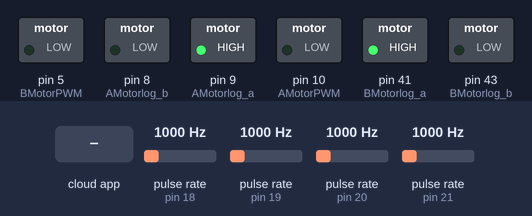
A sketch run on a simulated Arduino Mega 2560, built with avr-gcc and run on an emulated ATmega2560. On the bench: switched loads named in the sketch (green lamp = pin HIGH). Wiring (inferred from the names in the program): 4 × pulse sensor: data pin 18 / data pin 19 / data pin 20 / data pin 21. Inputs (shaded band) come from the test bench; at power-on: pulse rate (sensors on pin 20, pin 18, pin 19, pin 21) 1000 Hz. The ROS host is connected and sends only what is stated.

Above: at 1.2 s.
1.3 s: the phone or cloud app sets linear.x to -100
At 1.45 s:
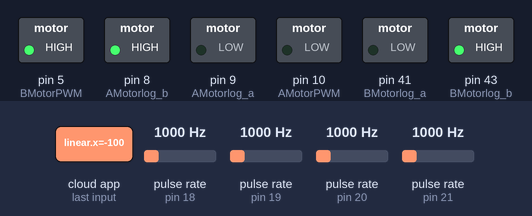
4.3 s: pulse rate (sensor on pin 20) set to 1250 Hz
At 4.46 s:
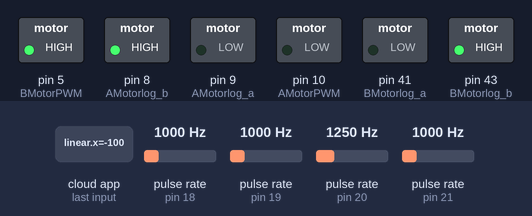
7.3 s: the phone or cloud app sets linear.x to 100
At 7.47 s:
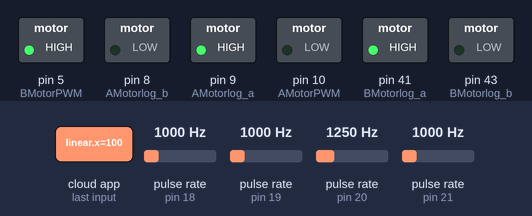
10.3 s: pulse rate (sensor on pin 20) set to 3750 Hz
At 10.49 s:
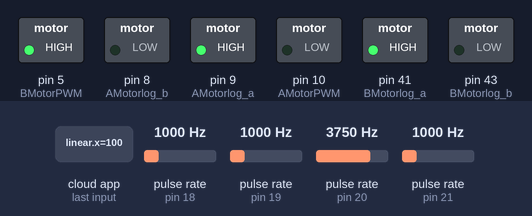
13.3 s: pulse rate (sensor on pin 18) set to 2500 Hz
Timing chart, 0 to 16.3 s (numbered marks = the images above; inputs shaded):
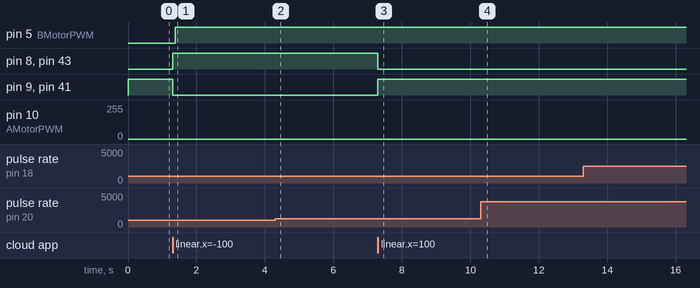

Measured:
- after the input at 1.3 s, pin 5 (BMotorPWM): LOW → HIGH after 0.07 s; pin 8 (AMotorlog_b), pin 43 (BMotorlog_b): LOW → HIGH at once; pin 9 (AMotorlog_a), pin 41 (BMotorlog_a): HIGH → LOW at once
- after the input at 4.3 s, pin 10 (AMotorPWM): stays 0/255 (without the input it goes to 140/255 after 3.0 s)
- after the input at 7.3 s, pin 8 (AMotorlog_b), pin 43 (BMotorlog_b): HIGH → LOW at once; pin 9 (AMotorlog_a), pin 41 (BMotorlog_a): LOW → HIGH at once; pin 10 (AMotorPWM): stays 0/255 (without the input it goes to 181/255 after 3.0 s)
- after the input at 10.3 s, pin 10 (AMotorPWM): stays 0/255 (without the input it goes to 31/255 after 3.0 s)

The sketch:

ARobot_Motor_control_PI_Rosserial.ino
```cpp
#define AMotorPWM  10 // A모터 PIN
#define AMotorlog_a 9
#define AMotorlog_b 8

#define BMotorPWM   5 // B모터 PIN
#define BMotorlog_a 41
#define BMotorlog_b 43

#define pi 3.141592

#include <ros.h>
#include <geometry_msgs/Twist.h>

// 함수 원형
void AMotor (int PWM , boolean Mode);
void BMotor (int PWM , boolean Mode);
void LDetectA(void); // 인터럽트 콜백 함수
void LDetectB(void);
void RDetectA(void);
void RDetectB(void);
 // 함수정의문에서 값 조정하여 사용

// Hall 센서
int LhallA = 19;
int LhallB = 18;
int RhallA = 20;
int RhallB = 21;

// 방향을 알기 위한 Gap 값과 Micro단위에서의 작동 시간을 구하기 위한 변수 선언
volatile unsigned int LAmicro = 0, RAmicro = 0;
volatile unsigned int LBmicro = 0, RBmicro = 0;
volatile unsigned int LpreMicro = 0, RpreMicro = 0;
volatile unsigned int LbaGap = 0, LabGap = 0, RbaGap = 0, RabGap = 0;

// 회전속도 : RPM  //선속도 : m/s
unsigned int LcurRpm = 0, RcurRpm = 0;
float Lcurvel = 0, Rcurvel = 0, pub_Rcurvel = 0 , pub_Lcurvel = 0;

//Motor 함수에서 방향을 설정하기 위한 Bool형 자료
boolean Forward = true;
boolean Backward = false;

// 모터 목표 속도 및 듀티에 관련한 변수 초기화 선언
float R_goal_vel = 0 , L_goal_vel = 0, Ang_goal_vel;
int L_duty = 0, R_duty = 0;

//PID 제어 관련 변수 선언
float LPID = 0 , LP = 0 , LI = 0, LD = 0 ;
float L_pre_error = 0, Lerorr = 0;
float RPID = 0 , RP = 0 , RI = 0, RD = 0 ;
float R_pre_error = 0, Rerorr = 0;
float Kp = 0, Kd = 0, Ki = 0 ;
float Length = 0.340 ;

//ROS code
ros::NodeHandle  nh;

// rossserial callback function
void messageCb( const geometry_msgs::Twist& cmd_msg) {
  Ang_goal_vel = cmd_msg.angular.z;

    R_goal_vel = cmd_msg.linear.x;
    L_goal_vel = cmd_msg.linear.x;

  if (Ang_goal_vel > 0 )
  { R_goal_vel = R_goal_vel+(Ang_goal_vel*Length/2);
    L_goal_vel = L_goal_vel-(Ang_goal_vel*Length/2);
  }
  else if (Ang_goal_vel < 0 )
  { R_goal_vel = R_goal_vel+(Ang_goal_vel*Length/2);
    L_goal_vel = L_goal_vel-(Ang_goal_vel*Length/2);
  }


}

// Ros Sub Node Declaration
ros::Subscriber<geometry_msgs::Twist> sub_vel("cmd_vel", messageCb );

// Ros Pub Node Declaration
geometry_msgs::Twist cur_vel;
ros::Publisher encoder("cur_vel", &cur_vel);

void setup() {
  nh.initNode();
  nh.advertise(encoder);
  nh.subscribe(sub_vel);
  pinMode(AMotorPWM, OUTPUT);
  pinMode(AMotorlog_a, OUTPUT);
  pinMode(AMotorlog_b, OUTPUT);

  pinMode(BMotorPWM, OUTPUT);
  pinMode(BMotorlog_a, OUTPUT);
  pinMode(BMotorlog_b, OUTPUT);

  pinMode( LhallA, INPUT_PULLUP);
  pinMode( LhallB, INPUT_PULLUP);
  pinMode( RhallA, INPUT_PULLUP);
  pinMode( RhallB, INPUT_PULLUP);

  attachInterrupt(digitalPinToInterrupt(LhallA), LDetectA, RISING); //DetectA Function은 속도 측정을 위한 Rising Edge에서의 인터럽트
  attachInterrupt(digitalPinToInterrupt(LhallB), LDetectB, RISING); //DetectB Function은 방향 측정을 위한 Falling Edge에서의 인터럽트
  attachInterrupt(digitalPinToInterrupt(RhallA), RDetectA, RISING);
  attachInterrupt(digitalPinToInterrupt(RhallB), RDetectB, RISING);

  Kp = 50;
  Kd = 1;
  Ki = 10;
}


void loop() {
  nh.spinOnce();
  if (L_goal_vel > 0) {
    Lerorr = L_goal_vel - Lcurvel ;
    LP = Kp * Lerorr ;
    LI = LI + Ki * Lerorr  ;

    LD = Kd * (Lerorr - L_pre_error) ;
    LPID = LP + LI + LD ;
    L_pre_error = Lerorr;
    L_duty = LPID;

    AMotor(L_duty, Forward);
  }
  else if (L_goal_vel < 0) {
    Lerorr =  Lcurvel + L_goal_vel ;
    LP = Kp * Lerorr ;
    LI = LI + Ki * Lerorr  ;

    LD = Kd * (Lerorr - L_pre_error) ;
    LPID = LP + LI + LD ;
    L_pre_error = Lerorr;
    L_duty = LPID;
    AMotor(abs(L_duty), Backward);
  }
  else if (L_goal_vel == 0)
  {
    AMotor(0, Forward);
    Lerorr = 0;
    L_pre_error = 0;
    Lcurvel = 0;
    L_duty = 0;
    LP = 0 ; LI = 0 ; LD = 0 ;

  }

  if (R_goal_vel > 0) {
    Rerorr = R_goal_vel - Rcurvel ;

    RP = Kp * Rerorr ;
    RI = RI + Ki * Rerorr  ;
    RD = Kd * (Rerorr - R_pre_error) ;

    R_pre_error = Rerorr;
    RPID = RP + RI + RD ;
    R_duty = RPID;

    BMotor(R_duty, Forward);
  }
  else if (R_goal_vel < 0) {
    Rerorr = R_goal_vel + Rcurvel;

    RP = Kp * Rerorr ;
    RI = RI + Ki * Rerorr  ;
    RD = Kd * (Rerorr - R_pre_error) ;
    R_pre_error = Rerorr;

    RPID = RP + RI + RD ;
    R_duty = RPID;
    BMotor(abs(R_duty), Backward);
  }
  else if (R_goal_vel == 0)
  {
    BMotor(0, Forward);
    Rerorr = 0;
    R_pre_error = 0;
    Rcurvel = 0;
    R_duty = 0;
    RP = 0 ; RI = 0 ; RD = 0 ;
  }
if (L_goal_vel == 0)
{
  Rcurvel = 0;
  Rcurvel = 0;
}
  cur_vel.linear.x = (pub_Rcurvel + pub_Lcurvel) / 2;
  cur_vel.angular.z = (pub_Rcurvel - pub_Lcurvel)/Length;
  encoder.publish(&cur_vel);

  delay(1);
}

void LDetectA()
{
  LAmicro = micros();
  LbaGap = LAmicro - LBmicro;
  if (L_goal_vel!=0) {
    LcurRpm = 1000000 * 60 / (LAmicro - LpreMicro );
    LcurRpm /= 925;
    Lcurvel = LcurRpm * (3.14159 * 0.066) / 60.0;
    //2체배| 회전당 13 PPR | 기어비(75:1) -> 13*75 =925
  }

  if (LbaGap > LabGap)

        pub_Lcurvel=Lcurvel;

      else

        pub_Lcurvel=-Lcurvel;
  LpreMicro = LAmicro;
}

void LDetectB() {
  LBmicro = micros();
  LabGap = LBmicro - LAmicro;
}

void RDetectA()
{
  RAmicro = micros();
  RbaGap = RAmicro - RBmicro;
  if (R_goal_vel!=0) {
    RcurRpm = 1000000 * 60 / (RAmicro - RpreMicro );
    RcurRpm /= 925;
    Rcurvel = RcurRpm * (3.14159 * 0.066) / 60.0;
  }
  if (RbaGap > RabGap)

        pub_Rcurvel=Rcurvel;

      else

        pub_Rcurvel=-Rcurvel;

  RpreMicro = RAmicro;
}

void RDetectB() {
  RBmicro = micros();
  RabGap = RBmicro - RAmicro;
}

void AMotor (int PWM , boolean Mode) // Motor Pwm Control Function
{
  if (Mode == Forward ) {
    analogWrite(AMotorPWM, PWM);
    digitalWrite(AMotorlog_a, HIGH);
    digitalWrite(AMotorlog_b, LOW);
  }
  else if (Mode == Backward)
  {
    analogWrite(AMotorPWM, PWM);
    digitalWrite(AMotorlog_a, LOW);
    digitalWrite(AMotorlog_b, HIGH);
  }


}

void BMotor (int PWM , boolean Mode) // Motor Pwm Control Function
{
  if (Mode == Forward ) {
    analogWrite(BMotorPWM, PWM);
    digitalWrite(BMotorlog_a, HIGH);
    digitalWrite(BMotorlog_b, LOW);
  }
  else if (Mode == Backward)
  {
    analogWrite(BMotorPWM, PWM);
    digitalWrite(BMotorlog_a, LOW);
    digitalWrite(BMotorlog_b, HIGH);
  }
}
```
